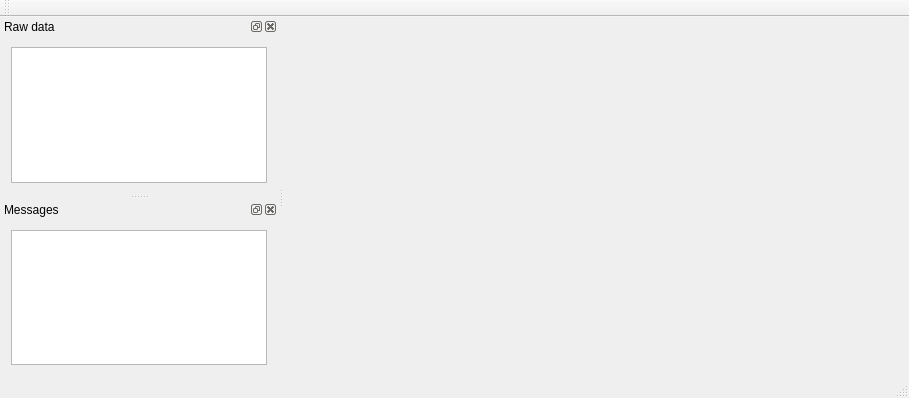
<?xml version="1.0" encoding="UTF-8"?>
<ui version="4.0">
 <class>MainWindow</class>
 <widget class="QMainWindow" name="MainWindow">
  <property name="geometry">
   <rect>
    <x>0</x>
    <y>0</y>
    <width>909</width>
    <height>398</height>
   </rect>
  </property>
  <property name="windowTitle">
   <string>MainWindow</string>
  </property>
  <widget class="QWidget" name="centralWidget"/>
  <widget class="QMenuBar" name="menuBar">
   <property name="geometry">
    <rect>
     <x>0</x>
     <y>0</y>
     <width>909</width>
     <height>19</height>
    </rect>
   </property>
  </widget>
  <widget class="QToolBar" name="mainToolBar">
   <attribute name="toolBarArea">
    <enum>TopToolBarArea</enum>
   </attribute>
   <attribute name="toolBarBreak">
    <bool>false</bool>
   </attribute>
  </widget>
  <widget class="QStatusBar" name="statusBar"/>
  <widget class="QDockWidget" name="dockWidget">
   <property name="windowTitle">
    <string>Raw data</string>
   </property>
   <attribute name="dockWidgetArea">
    <number>1</number>
   </attribute>
   <widget class="QWidget" name="dockWidgetContents_3">
    <layout class="QVBoxLayout" name="verticalLayout">
     <item>
      <widget class="QPlainTextEdit_My" name="pte_raw_data">
       <property name="readOnly">
        <bool>true</bool>
       </property>
      </widget>
     </item>
    </layout>
   </widget>
  </widget>
  <widget class="QDockWidget" name="dockWidget_2">
   <property name="enabled">
    <bool>true</bool>
   </property>
   <property name="windowTitle">
    <string>Messages</string>
   </property>
   <attribute name="dockWidgetArea">
    <number>1</number>
   </attribute>
   <widget class="QWidget" name="dockWidgetContents_4">
    <layout class="QVBoxLayout" name="verticalLayout_2">
     <item>
      <widget class="QPlainTextEdit_My" name="pte_messages">
       <property name="readOnly">
        <bool>true</bool>
       </property>
      </widget>
     </item>
    </layout>
   </widget>
  </widget>
 </widget>
 <layoutdefault spacing="6" margin="11"/>
 <customwidgets>
  <customwidget>
   <class>QPlainTextEdit_My</class>
   <extends>QPlainTextEdit</extends>
   <header location="global">qplaintextedit_my.h</header>
  </customwidget>
 </customwidgets>
 <resources/>
 <connections/>
</ui>
